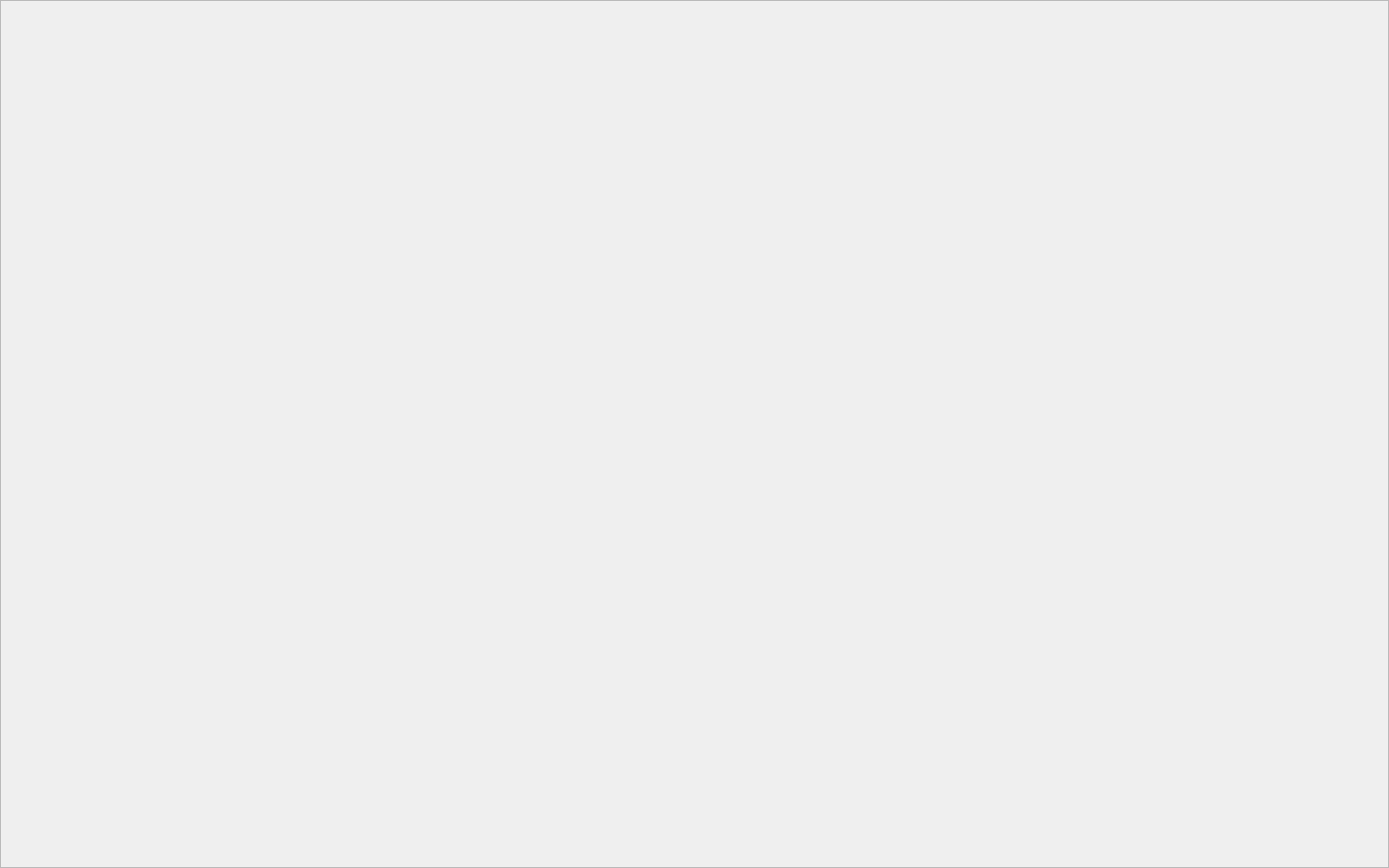
<?xml version="1.0" encoding="UTF-8"?>
<ui version="4.0">
 <class>CMonitor</class>
 <widget class="QFrame" name="CMonitor">
  <property name="geometry">
   <rect>
    <x>0</x>
    <y>0</y>
    <width>1440</width>
    <height>900</height>
   </rect>
  </property>
  <property name="windowTitle">
   <string/>
  </property>
  <property name="windowOpacity">
   <double>1.000000000000000</double>
  </property>
  <property name="frameShape">
   <enum>QFrame::StyledPanel</enum>
  </property>
  <property name="frameShadow">
   <enum>QFrame::Raised</enum>
  </property>
 </widget>
 <resources/>
 <connections/>
</ui>
